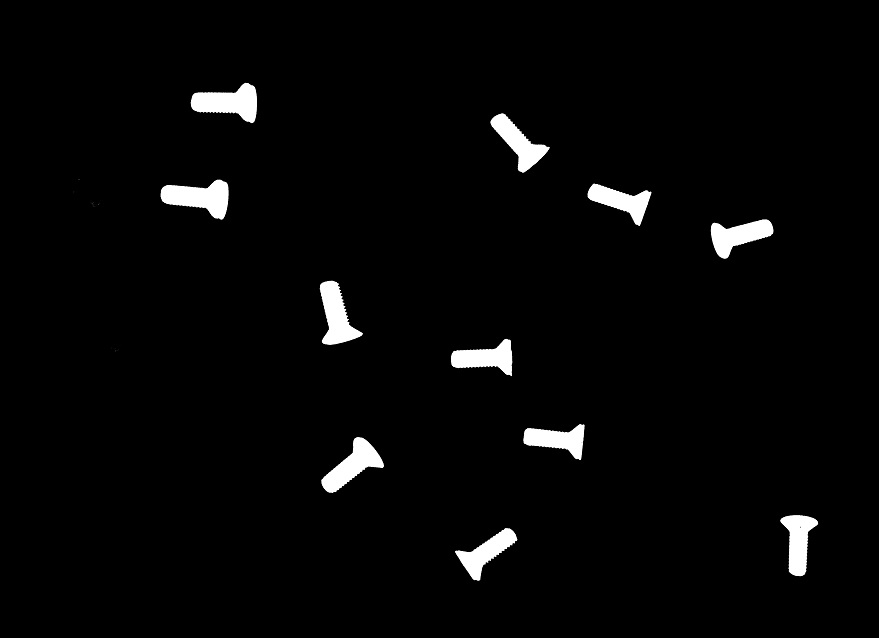
//> input picture Recursos/67_Clasificador_Bayes_OpenCV/Bayes Classifier/Clase1.jpg, 879 x 638 px
$ ./El_clasificador_de_Bayes_usando_las_OpenCV   (built with g++ and OpenCV 4)
//> lines starting //> are read from the running program, lines starting //| are printed output that depends on the picture; after the words box and inside, x2 and y2 are one past the last pixel; in counts of white or black regions, pixels touching at a corner belong together

#include "stdafx.h"
#include <opencv2/core/core.hpp>
#include <opencv2/highgui/highgui.hpp>
#include "opencv2/imgproc/imgproc.hpp"
#include <opencv2/ml/ml.hpp>
#include <iostream>
#include<vector>


//--Clasificaci髇
#define NCLASE1 11
#define NCLASE2 13
#define NENTRE (NCLASE1+NCLASE2)

using namespace cv;
using namespace std;

static Ptr<ml::TrainData>
//Convertir los datos de una matriz al tipo TrainData
prepare_train_data(const Mat& data, const Mat& responses, int ntrain_samples)
{
	Mat sample_idx = Mat::zeros(1, data.rows, CV_8U);
	Mat train_samples = sample_idx.colRange(0, ntrain_samples);
	train_samples.setTo(Scalar::all(1));

	int nvars = data.cols;
	Mat var_type(nvars + 1, 1, CV_8U);
	var_type.setTo(Scalar::all(ml::VAR_ORDERED));
	var_type.at<uchar>(nvars) = ml::VAR_CATEGORICAL;

	return ml::TrainData::create(data, ml::ROW_SAMPLE, responses,
		noArray(), sample_idx, noArray(), var_type);
}

int main()
{
	Mat imagen, imagen_bin, imagen_color;
	vector<vector<Point> > contours;

	int i = 0, clase, k = 0;
	double perimetro, area;
	char *nombre_clases[2] = { "Tornillo", "Tuerca" };

	// 1) entrenamiento
	char *imagenes[2] = { "Clase1.jpg", "Clase2.jpg" };

	//Creacion del clasificador de Bayes
	Ptr<ml::NormalBayesClassifier> bayes = ml::NormalBayesClassifier::create();

	// creaci髇 de imatrices para almacenar la imformaci髇
	Mat train_data(NENTRE, 2, CV_32FC1);
	Mat response_data(NENTRE, 1, CV_32FC1);
	Mat test_data(NENTRE, 2, CV_32FC1);
	Mat	test_data_2(1, 2, CV_32FC1);

	cout << "Ejemplos para el entrenamiento" << endl << endl;

	for (clase = 0; clase < 2; ++clase){
		imagen = imread(imagenes[clase]);
//> imagen is the input picture: 638 rows x 879 cols, CV_8UC3; min 0, max 255, mean 6.7
		if (!imagen.data) {
			cout << "Error al cargar la imagen" << endl;
			return 1;
		}
		imagen_bin = Mat(imagen.size(), CV_8UC1, 1);
		cvtColor(imagen, imagen, CV_BGR2GRAY);
//> imagen: 638 rows x 879 cols, CV_8UC1
		threshold(imagen, imagen_bin, 128, 255, CV_THRESH_BINARY);
//> imagen_bin: 638 rows x 879 cols, CV_8UC1; 2.6% white; 11 white regions

		namedWindow("Ventana", 1);
		imshow("Ventana", imagen_bin);

		findContours(imagen_bin, contours, CV_RETR_EXTERNAL, CV_CHAIN_APPROX_NONE);
//> contours = 11 contours; largest, box (x1, y1, x2, y2) and area: (161, 180, 229, 220) 1498, (191, 83, 257, 123) 1466, (321, 437, 384, 493) 1374, (320, 281, 363, 345) 1348, (711, 219, 773, 259) 1245

		cout << "El numero total de " << nombre_clases[clase] << "s es " << contours.size() << endl;
//| El numero total de Tornillos es 11
		// [5 lines of commented-out code are left out]

		for (size_t idx = 0; idx < contours.size(); idx++){
			area = contourArea(contours[idx], false);
			perimetro = arcLength(contours[idx], 1);

			train_data.at<float>(k, 0) = perimetro;
			train_data.at<float>(k, 1) = area;
			response_data.at<float>(k) = clase;
			k++;
		}
//> this loop made 11 passes
//> (area, perimetro) on passes 1 to 11: (1143.5, 190.4), (1188.5, 178.5), (1374, 190.3), (1102, 184.7), (1159, 184.2), (1347.5, 202.8), (1245, 181.5), (1116.5, 183.4), (1498, 194.4), (1234.5, 193), (1466, 197.7)
//> after the loop, k = 11
		cvWaitKey(0);
	}

	int ntrain_samples = (int)(NENTRE);
	Ptr<ml::TrainData> tdata = prepare_train_data(train_data, response_data, ntrain_samples);
	bayes->train(tdata);

	// 2) prueba
	imagen = imread("Clasif.jpg", 1);
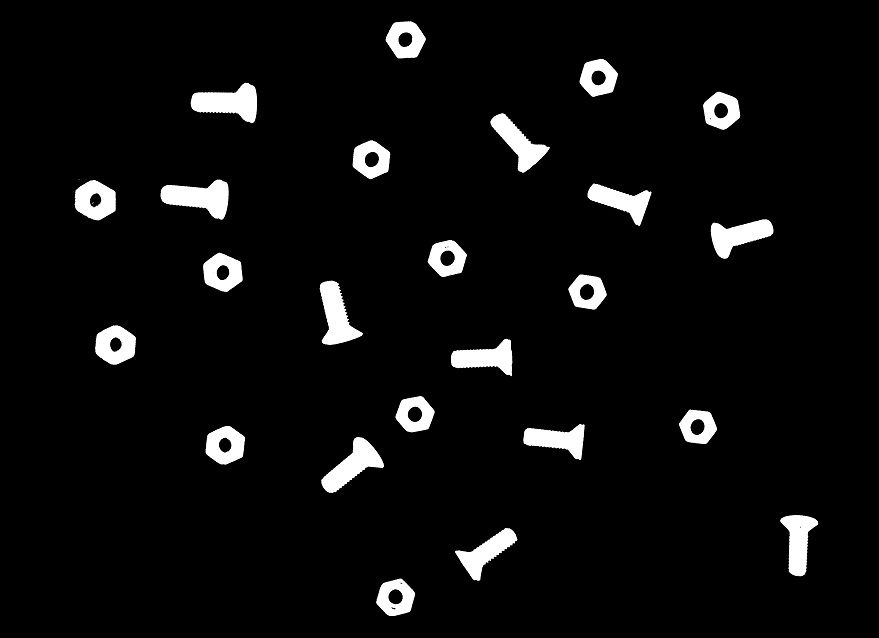
//> input picture Recursos/67_Clasificador_Bayes_OpenCV/Bayes Classifier/Clasif.jpg, 879 x 638 px
//> imagen is the input picture: 638 rows x 879 cols, CV_8UC3; min 0, max 255, mean 12.3
	imagen_bin = Mat(imagen.size(), 8, 1);
	cvtColor(imagen, imagen, CV_BGR2GRAY);
//> imagen: 638 rows x 879 cols, CV_8UC1
	threshold(imagen, imagen_bin, 128, 255, CV_THRESH_BINARY);
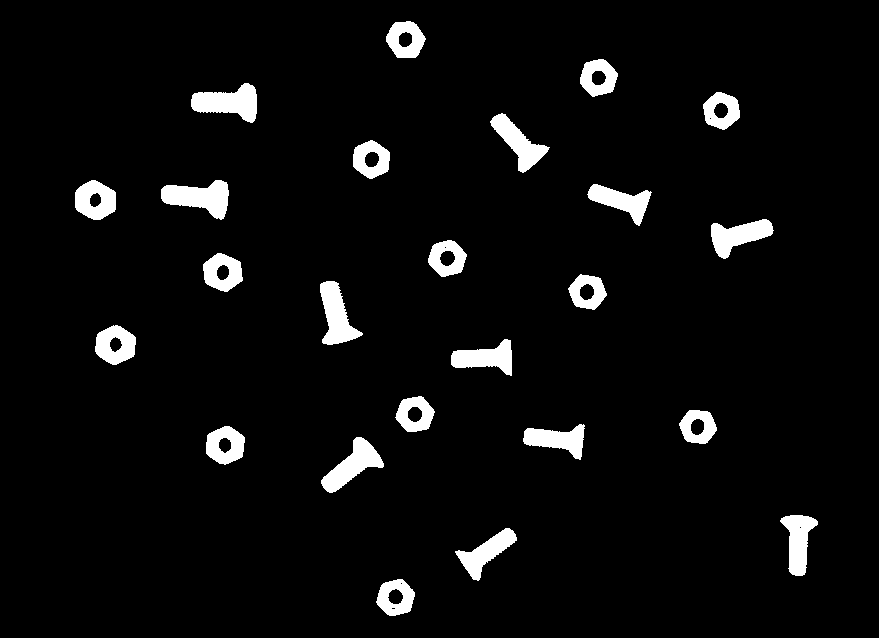
//> imagen_bin: 638 rows x 879 cols, CV_8UC1; 4.8% white; 24 white regions

	imagen_color = Mat(imagen.size(), CV_8UC1, 3);
	cvtColor(imagen, imagen_color, CV_GRAY2BGR);
	imshow("Ventana", imagen_color);

	findContours(imagen_bin, contours, CV_RETR_EXTERNAL, CV_CHAIN_APPROX_NONE);
//> contours = 24 contours; largest, box (x1, y1, x2, y2) and area: (161, 180, 229, 220) 1505, (191, 83, 257, 123) 1482, (321, 437, 384, 493) 1384, (320, 281, 363, 345) 1355, (711, 219, 774, 259) 1253

	cout << endl << "El numero total de piezas a clasificar es: " << contours.size() << endl;
//| El numero total de piezas a clasificar es: 24

	Mat clasif(contours.size(), 1, CV_32FC1);
//> clasif = 24 values from 0 to 0
	for (size_t idx = 0; idx < contours.size(); idx++){
		area = contourArea(contours[idx], false);
		perimetro = arcLength(contours[idx], 1);

		test_data_2.at<float>(0, 0) = perimetro;
		test_data_2.at<float>(0, 1) = area;

		clasif.at<float>(idx) = bayes->predict(test_data_2);

		cvtColor(imagen, imagen_color, CV_GRAY2BGR);
		Scalar color_rojo(0, 0, 255);
		drawContours(imagen_color, contours, idx, color_rojo, 2);
		imshow("Ventana", imagen_color);
		cout << "La pieza resaltada es un " << nombre_clases[(int)clasif.at<float>(idx)] << endl;
		waitKey(0);
	}
//> this loop made 24 passes
//> (area, perimetro) on passes 1 to 12: (1019.5, 122.8), (1148.5, 189.2), (1192.5, 177.6), (1384.5, 189.7), (1101, 127.4), (1113, 186.4), (929.5, 117.2), (994, 122.2), (1164, 183.4), (1168.5, 132.5), (1355, 206.2), (945.5, 119.6)
//| La pieza resaltada es un Tuerca
//| La pieza resaltada es un Tornillo
//| La pieza resaltada es un Tornillo
//| La pieza resaltada es un Tornillo
//| La pieza resaltada es un Tuerca
//| La pieza resaltada es un Tornillo
//| La pieza resaltada es un Tuerca
//| La pieza resaltada es un Tuerca
//> (output is shown up to pass 8 of 24)
//> pass 2, `imshow("Ventana", imagen_color);`:
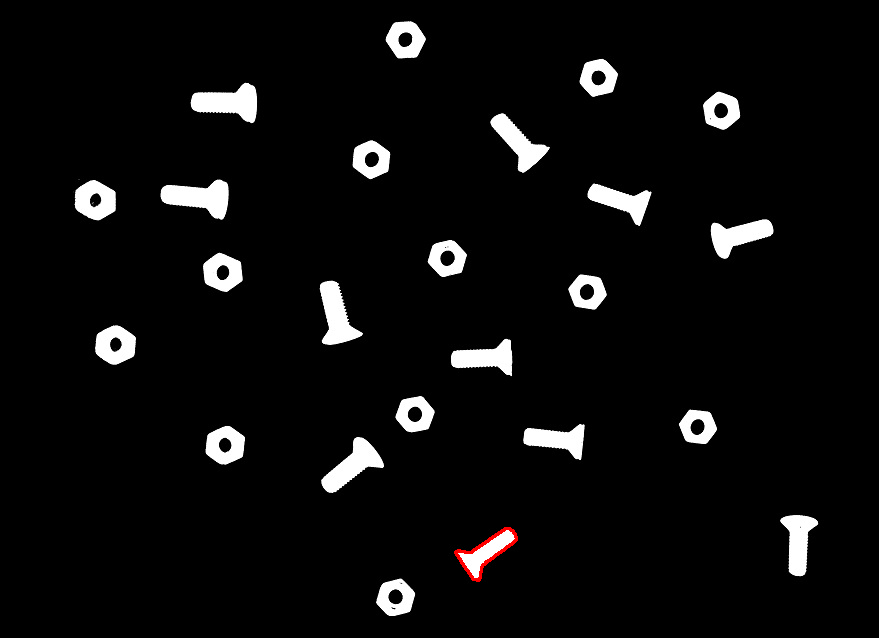
//> window 'Ventana': 638 rows x 879 cols, CV_8UC3; mean B, G, R 12.2, 12.2, 12.4
//> after the loop:
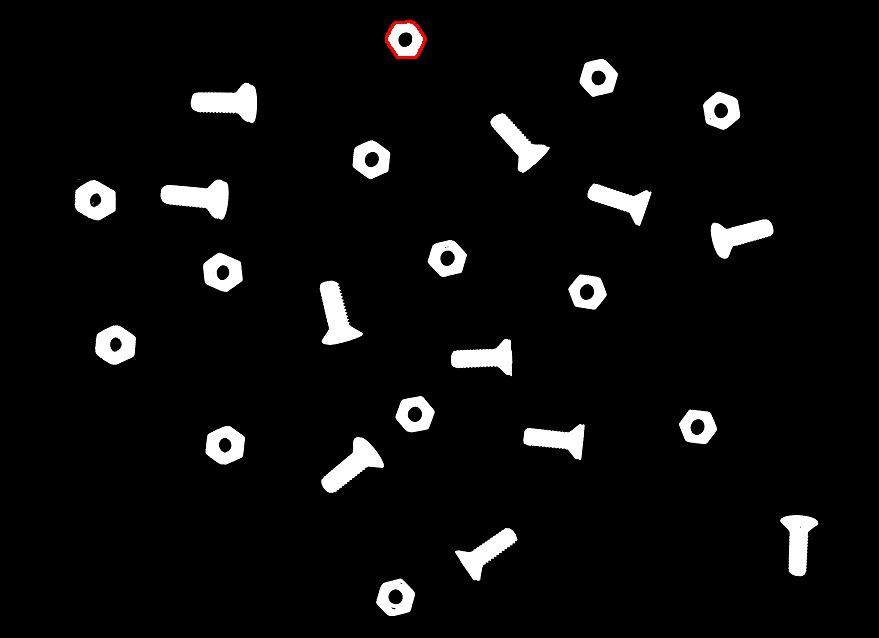
//> imagen_color: 638 rows x 879 cols, CV_8UC3; 0.07% of pixels changed, all inside (x1, y1, x2, y2) = (385, 20, 427, 59)

	return 0;
}
